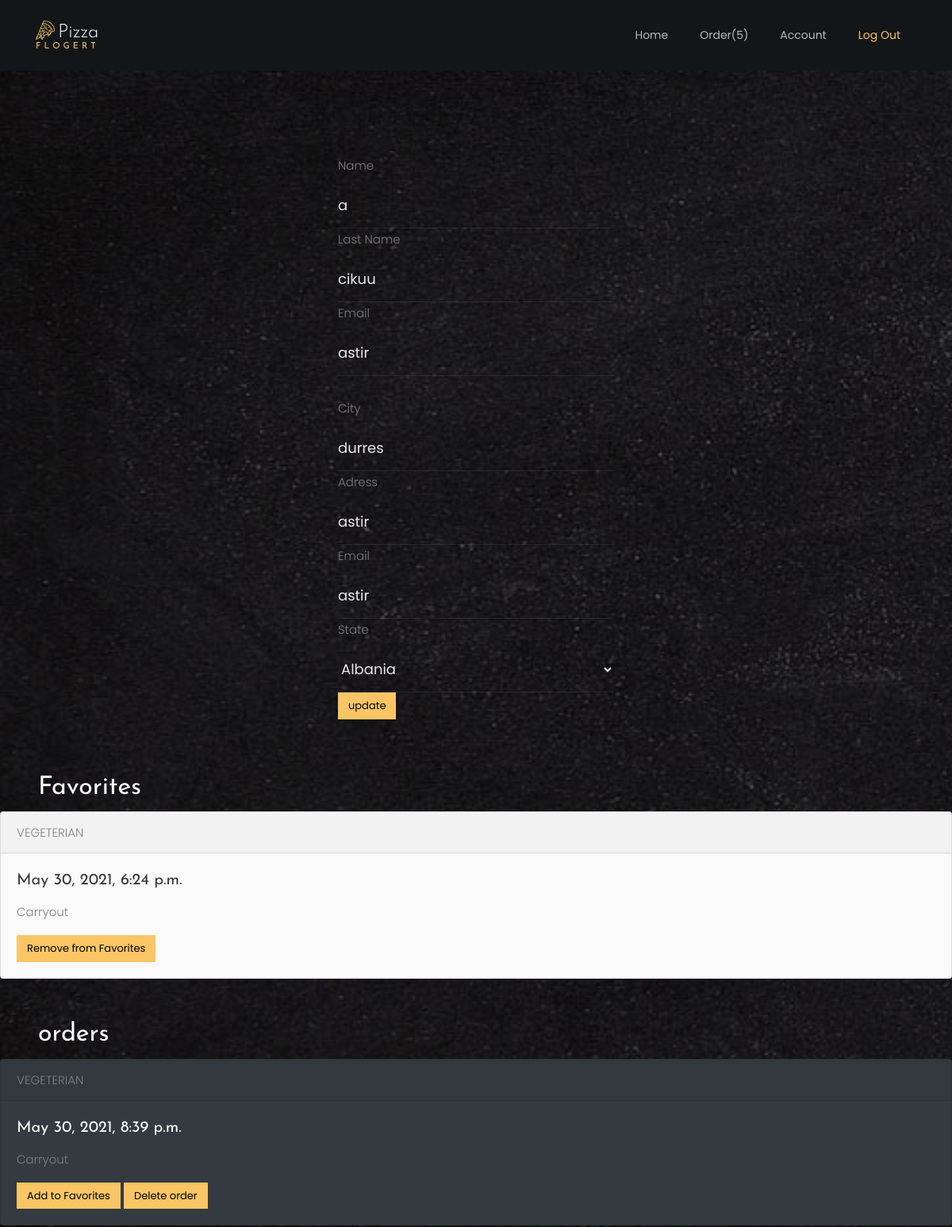
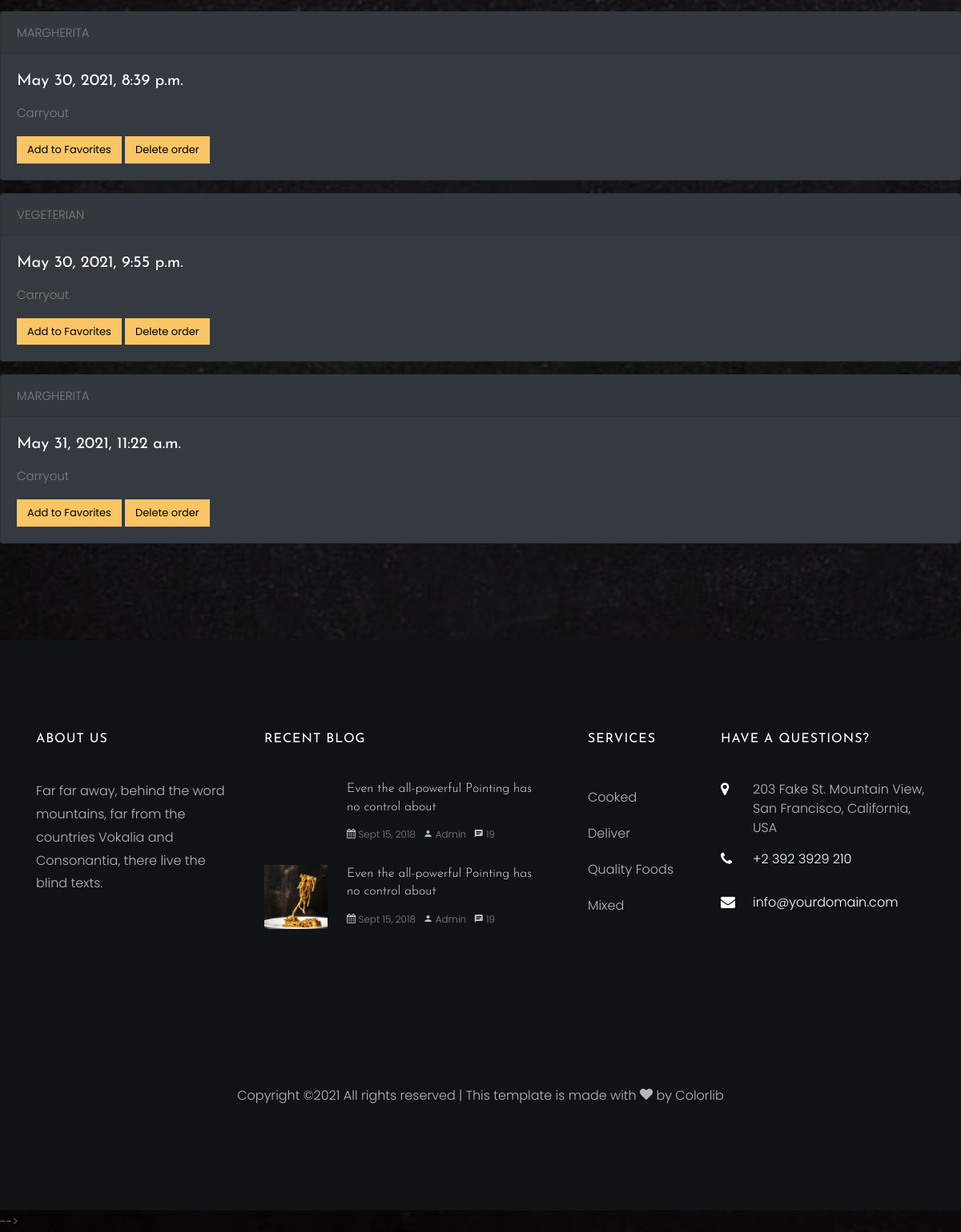
The app's page /user/edit (signed in) with its own data (2 pictures, top to bottom).
### myappfinal/models.py (models this page shows)
class User(models.Model):
    first_name = models.CharField(max_length = 60)
    email = models.CharField(max_length = 100 , unique=True)
    last_name = models.CharField(max_length = 60)
    city = models.CharField(max_length = 60)
    adress = models.CharField(max_length = 60)
    state = models.CharField(max_length = 60)
    password = models.CharField(max_length = 150)
    created_at = models.DateTimeField(auto_now_add = True)
    updated_at = models.DateTimeField(auto_now = True)
    objects = UserManager()

class Order(models.Model):
    CARRYOUT = "Carryout"
    DELIVERY = "Delivery"
    method_choices = [
        (CARRYOUT,"carryout"),
        (DELIVERY,"delivery")
    ]
    method = models.CharField(max_length=25,choices=method_choices,default=DELIVERY)
    qty=models.IntegerField(default=1)
    price=models.DecimalField(default=0,decimal_places=0,max_digits=6)
    user = models.ForeignKey(User, related_name="orders", on_delete = models.CASCADE)
    favorite = models.ForeignKey(User, related_name="favorites", on_delete = models.CASCADE,null=True)
    delivery_fee=models.IntegerField(default=0)
    created_at = models.DateTimeField(auto_now_add=True)
    updated_at = models.DateTimeField(auto_now=True)
    objects = UserManager()

class Pizza(models.Model):
    VEGGIE = "VEGETERIAN"
    PEPPERONI= "PEPPERONI"
    MARGHERITA = "MARGHERITA"
    BBQ="BARBEQUE"
    HAWAIIAN="HAWAIIAN"
    BUFFALO="BUFFALO"
    SUPREME="SUPREME"
    type_choices = [
        (VEGGIE,"veggie"),
        (PEPPERONI,"pepperoni"),
        (MARGHERITA,"margherita"),
        (BBQ,"bbq"),
        (HAWAIIAN,"hawaiian"),
        (BUFFALO,"buffalo"),
        (SUPREME,"supreme"),
    ]
    types = models.CharField(max_length=25,choices=type_choices,default=VEGGIE)
    LARGE = "LARGE"
    MEDIUM= "MEDIUM"
    SMALL = "SMALL"
    size_choices= [
        (LARGE,"large"),
        (MEDIUM,"medium"),
        (SMALL,"small"),
    ]
    size=models.CharField(max_length=25,choices=size_choices,default=MEDIUM)
    THIN_CRUST = "THIN CRUST"
    THICK_CRUST = "THICK CRUST"
    crust_choices=[
        (THIN_CRUST , "thin_crust"),
        (THICK_CRUST , "thick_crust"),
    ]
    crust=models.CharField(max_length=32,choices=crust_choices,default= THIN_CRUST)
    order=models.OneToOneField(
        Order,
        on_delete=models.CASCADE,
        related_name="pizza",
    )
    created_at = models.DateTimeField(auto_now_add=True)
    updated_at = models.DateTimeField(auto_now=True)

### myappfinal/views.py (the view)
# urls.py: path('user/edit', views.edit),
def edit(request):
    if 'user_id' not in request.session:
        return redirect('/')
    user = User.objects.get(id=request.session['user_id'])
    ids = []
    for i in user.favorites.all():
        ids.append(i.id)
    orders=Order.objects.filter(user=user)
    nonfavorites = orders.exclude(id__in=ids)
    context = {
        'user': user,
        'nonfavorites':nonfavorites
    }
    return render(request, 'userupdate.html', context)

### myappfinal/templates/userupdate.html (shortened to what this page needs)
{% extends 'main.html' %}
{% block content %}
<section class="ftco-section">
    <div class="container">
      <div class="col-lg-12">
    </div>
</div>
      <div class="row justify-content-center mb-5 pb-3">
        <div class="innter-form">
            <form class="sa-innate-form" method="POST" action="/user/update">
            <label>Name</label>
            <input type="text" name="name2" class="form-control"  value="{{user.first_name}}">
            <label>Last Name</label>
            <input type="text" name="lastname2" class="form-control"  value="{{user.last_name}}" >
            <label>Email</label>
            <input type="text"value="{{user.email}}" class="form-control"  name="email2"><br>
            <label>City</label>
            <input type="text" name="city2"value="{{user.city}}" class="form-control" >
            <label>Adress</label>
            <input type="text" name="adress2"value="{{user.adress}}" class="form-control" >
            <label>Email</label>
            <input type="text" name="email2"value="{{user.adress}}" class="form-control" >
            <label>State</label>
            <select name="state2" id="state"value="{{user.state}}" class="form-control" >
                <option class="form-control"  value="Albania">Albania</option>
            </select>
            <button type="submit"  class="btn btn-primary">update</button>
            </form>
            </div>
      </div>
      <div>
        <h2 class="ml-5">Favorites</h2>
        {%for order in user.favorites.all %}
        <div class="card bg-light  mb-5 ">
          <div class="card-header">
            {{order.pizza.types}}
          </div>
          <div class="card-body">
            <h5 class="card-title text-dark">{{order.created_at}}</h5>
            <p class="card-text">{{order.method}}</p>
            <a class="btn btn-primary" href="/favorite/remove/{{order.id}}">Remove from Favorites</a>
          </div>
        </div>
        {% endfor %}
            <h2 class="ml-5">orders  </h2>
            {%for order in nonfavorites.all %}
            <div class="card bg-dark mb-3 " >
              <div class="card-header">
                {{order.pizza.types}}
              </div>
              <div class="card-body">
                <h5 class="card-title">{{order.created_at}}</h5>
                <p class="card-text">{{order.method}}</p>
                <a class="btn btn-primary" href="/favorite/add/{{order.id}}">Add to Favorites</a>
                <a class="btn btn-primary" href="/favorite/delete/{{order.id}}">Delete order</a>
              </div>
            </div>
        {% endfor %}
      </div>
    </section>
{% endblock %}

### myappfinal/templates/main.html (shortened to what this page needs)
<!DOCTYPE html>
<html lang="en">
  <head>
        {% load static %}
    <link  href="{% static 'css/open-iconic-bootstrap.min.css' %}" rel="stylesheet">
    <link rel="stylesheet" href="{% static 'css/owl.carousel.min.css' %}">
    <link rel="stylesheet" href="{% static 'css/owl.theme.default.min.css' %}">
    <link rel="stylesheet" href="{% static 'css/magnific-popup.css' %}">
    <link rel="stylesheet" href="{% static 'css/animate.css' %}">
    <link rel="stylesheet" href="{% static 'css/aos.css' %}">
    <link rel="stylesheet" href="{% static 'css/ionicons.min.css' %}">
    <link rel="stylesheet" href="{% static 'css/bootstrap-datepicker.css' %}">
    <link rel="stylesheet" href="{% static 'css/jquery.timepicker.css' %}">
    <link rel="stylesheet" href="{% static 'css/flaticon.css' %}">
    <link rel="stylesheet" href="{% static 'css/icomoon.css' %}">
    <link rel="stylesheet" href="{% static 'css/style.css' %}">
  </head>
  <body>
    {% load static %}
  	<nav class="navbar navbar-expand-lg navbar-dark ftco_navbar bg-dark ftco-navbar-light" id="ftco-navbar">
	    <div class="container">
		      <a class="navbar-brand" href="/home"><span class="flaticon-pizza-1 mr-1"></span>Pizza<br><small>Flogert</small></a>
	      <div class="collapse navbar-collapse" id="ftco-nav">
	        <ul class="navbar-nav ml-auto">
	          <li class="nav-item "><a href="/home" class="nav-link">Home</a></li>
	          <li class="nav-item"><a href="/order/add" class="nav-link">Order({{user.orders.count}})</a></li>
	          <li class="nav-item"><a href="/user/edit" class="nav-link">Account</a></li>
	          <li class="nav-item active"><a href="/logout" class="nav-link">Log Out</a></li>
	        </ul>
	      </div>
		  </div>
	  </nav>
    {% block content %}
    {% endblock %}
    <footer class="ftco-footer ftco-section img">
      <div class="container">
        <div class="row mb-5">
          <div class="col-lg-3 col-md-6 mb-5 mb-md-5">
            <div class="ftco-footer-widget mb-4">
              <h2 class="ftco-heading-2">About Us</h2>
              <p>Far far away, behind the word mountains, far from the countries Vokalia and Consonantia, there live the blind texts.</p>
              <ul class="ftco-footer-social list-unstyled float-md-left float-lft mt-5">
              </ul>
            </div>
          </div>
          <div class="col-lg-4 col-md-6 mb-5 mb-md-5">
            <div class="ftco-footer-widget mb-4">
              <h2 class="ftco-heading-2">Recent Blog</h2>
              <div class="block-21 mb-4 d-flex">
                <a class="blog-img mr-4" style="background-image: url('staticimages/image_1.jpg');"></a>
                <div class="text">
                  <h3 class="heading"><a href="#">Even the all-powerful Pointing has no control about</a></h3>
                  <div class="meta">
                    <div><a href="#"><span class="icon-calendar"></span> Sept 15, 2018</a></div>
                    <div><a href="#"><span class="icon-person"></span> Admin</a></div>
                    <div><a href="#"><span class="icon-chat"></span> 19</a></div>
                  </div>
                </div>
              </div>
              <div class="block-21 mb-4 d-flex">
                <a class="blog-img mr-4" style="background-image: url('static/images/image_2.jpg' );"></a>
                <div class="text">
                  <h3 class="heading"><a href="#">Even the all-powerful Pointing has no control about</a></h3>
                  <div class="meta">
                    <div><a href="#"><span class="icon-calendar"></span> Sept 15, 2018</a></div>
                    <div><a href="#"><span class="icon-person"></span> Admin</a></div>
                    <div><a href="#"><span class="icon-chat"></span> 19</a></div>
                  </div>
                </div>
              </div>
            </div>
          </div>
          <div class="col-lg-2 col-md-6 mb-5 mb-md-5">
             <div class="ftco-footer-widget mb-4 ml-md-4">
              <h2 class="ftco-heading-2">Services</h2>
              <ul class="list-unstyled">
                <li><a href="#" class="py-2 d-block">Cooked</a></li>
                <li><a href="#" class="py-2 d-block">Deliver</a></li>
                <li><a href="#" class="py-2 d-block">Quality Foods</a></li>
                <li><a href="#" class="py-2 d-block">Mixed</a></li>
              </ul>
            </div>
          </div>
          <div class="col-lg-3 col-md-6 mb-5 mb-md-5">
            <div class="ftco-footer-widget mb-4">
            	<h2 class="ftco-heading-2">Have a Questions?</h2>
            	<div class="block-23 mb-3">
	              <ul>
	                <li><span class="icon icon-map-marker"></span><span class="text">203 Fake St. Mountain View, San Francisco, California, USA</span></li>
	                <li><a href="#"><span class="icon icon-phone"></span><span class="text">+2 392 3929 210</span></a></li>
	                <li><a href="#"><span class="icon icon-envelope"></span><span class="text">info@yourdomain.com</span></a></li>
	              </ul>
	            </div>
            </div>
          </div>
        </div>
        <div class="row">
          <div class="col-md-12 text-center">
            <p>
  Copyright &copy;<script>document.write(new Date().getFullYear());</script> All rights reserved | This template is made with <i class="icon-heart" aria-hidden="true"></i> by <a href="https://colorlib.com" target="_blank">Colorlib</a>
  </p>
          </div>
        </div>
      </div>
    </footer>
<script src="{% static 'js/checked' %}"></script> -->
  </body>
</html>

### myappfinal/static/css/icomoon.css (style rules this page uses)
[class^="icon-"], [class*=" icon-"] { font-family: 'icomoon' !important; speak: none; font-style: normal; font-weight: normal; font-variant: normal; text-transform: none; line-height: 1; -webkit-font-smoothing: antialiased; -moz-osx-font-smoothing: grayscale; }
.icon-heart:before { content: "\f004"; }
.icon-map-marker:before { content: "\f041"; }
.icon-calendar:before { content: "\f073"; }
.icon-phone:before { content: "\f095"; }
.icon-envelope:before { content: "\f0e0"; }
.icon-chat:before { content: "\e0b7"; }
.icon-person:before { content: "\e7fd"; }

### records on screen
User: orders.count "5", name2 "a", lastname2 "cikuu", state2 "Albania"
Order: pizza.types "VEGETERIAN", created_at "May 30, 2021, 6:24 p.m.", method "Carryout"
Order: pizza.types "VEGETERIAN", created_at "May 30, 2021, 8:39 p.m.", method "Carryout"
Order: pizza.types "MARGHERITA", created_at "May 30, 2021, 8:39 p.m.", method "Carryout"
Order: pizza.types "VEGETERIAN", created_at "May 30, 2021, 9:55 p.m.", method "Carryout"
Order: pizza.types "MARGHERITA", created_at "May 31, 2021, 11:22 a.m.", method "Carryout"
